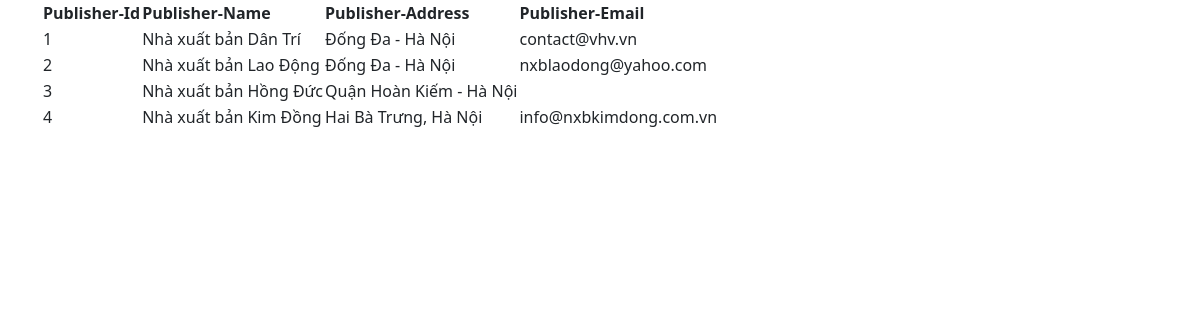
Screenshot of /source-code/index.php?page=publishers with the database file from the repository.
### tables this page shows
CREATE TABLE `publishers` (
  `publisher_id` int NOT NULL,
  `publisher_name` varchar(255) NOT NULL,
  `publisher_address` varchar(255) NOT NULL,
  `publisher_email` text
);

### source-code/src/Controller/ProductController.php (called while the page is built, shortened)
<?php
class ProductController
{
    protected $publisherModel;
    public function __construct()
    {
        $this->publisherModel = new PublisherModel();
    }
    public function showPublishers(){
        $publishers = $this->publisherModel->getAllPublishers();
        include "src/View/book/publishers-list.php";
    }
}

### source-code/src/Model/PublisherModel.php (called while the page is built, shortened)
<?php
class PublisherModel
{
    protected $database;
    public function __construct()
    {
        $db = new DBConnect();
        $this->database = $db->connect();
    }
    public function getAllPublishers(){
        $sql = "SELECT * FROM publishers";
        $stml = $this->database->query($sql);
        return $stml->fetchAll();
    }
}

### source-code/src/Model/DBConnect.php (called while the page is built, shortened)
<?php
class DBConnect
{
    protected $dns;
    protected $username;
    protected $password;
    public function __construct()
    {
        $this->dns = 'mysql:host=127.0.0.1;dbname=book_shop';
        $this->username = 'root';
        $this->password = 'admin123';
    }
    public function connect()
    {
        try {
            return new PDO($this->dns, $this->username, $this->password);
        }catch(\PDOException $e){
            echo $e->getMessage();
            exit();
        }
    }
}

### source-code/src/View/book/publishers-list.php (the view)
<body>
    <table>
        <tr>
            <th>Publisher-Id</th>
            <th>Publisher-Name</th>
            <th>Publisher-Address</th>
            <th>Publisher-Email</th>
        </tr>
        <?php foreach ($publishers as $key => $publisher): ?>
        <tr>
            <td><?php echo $publisher['publisher_id']?></td>
            <td><?php echo $publisher['publisher_name']?></td>
            <td><?php echo $publisher['publisher_address']?></td>
            <td><?php echo $publisher['publisher_email']?></td>
        </tr>
        <?php endforeach; ?>
    </table>
</body>

### source-code/index.php (shortened to what this page needs)
<?php
$page = isset($_REQUEST['page']) ? $_REQUEST['page'] : "";
$productController = new ProductController();
?>
<!doctype html>
<html lang="en">
<head>
    <link href="https://cdn.jsdelivr.net/npm/bootstrap@5.0.0-beta2/dist/css/bootstrap.min.css" rel="stylesheet"
>
    <link rel="stylesheet" href="https://cdnjs.cloudflare.com/ajax/libs/font-awesome/5.15.1/css/all.min.css">
    <link rel="stylesheet" href="CSS/main.css">
</head>
<body>
<div class="container container-fluid">
            <?php
            switch ($page){
                case 'publishers':
                    $productController->showPublishers();
                    break;
            }
            ?>
</div>
</body>
</html>

### rows the page displays
publishers: publisher_id "1", publisher_name "Nhà xuất bản Dân Trí", publisher_address "Đống Đa - Hà Nội", publisher_email "contact@vhv.vn"
publishers: publisher_id "2", publisher_name "Nhà xuất bản Lao Động", publisher_address "Đống Đa - Hà Nội", publisher_email "nxblaodong@yahoo.com"
publishers: publisher_id "3", publisher_name "Nhà xuất bản Hồng Đức", publisher_address "Quận Hoàn Kiếm - Hà Nội"
publishers: publisher_id "4", publisher_name "Nhà xuất bản Kim Đồng", publisher_address "Hai Bà Trưng, Hà Nội", publisher_email "info@nxbkimdong.com.vn"
